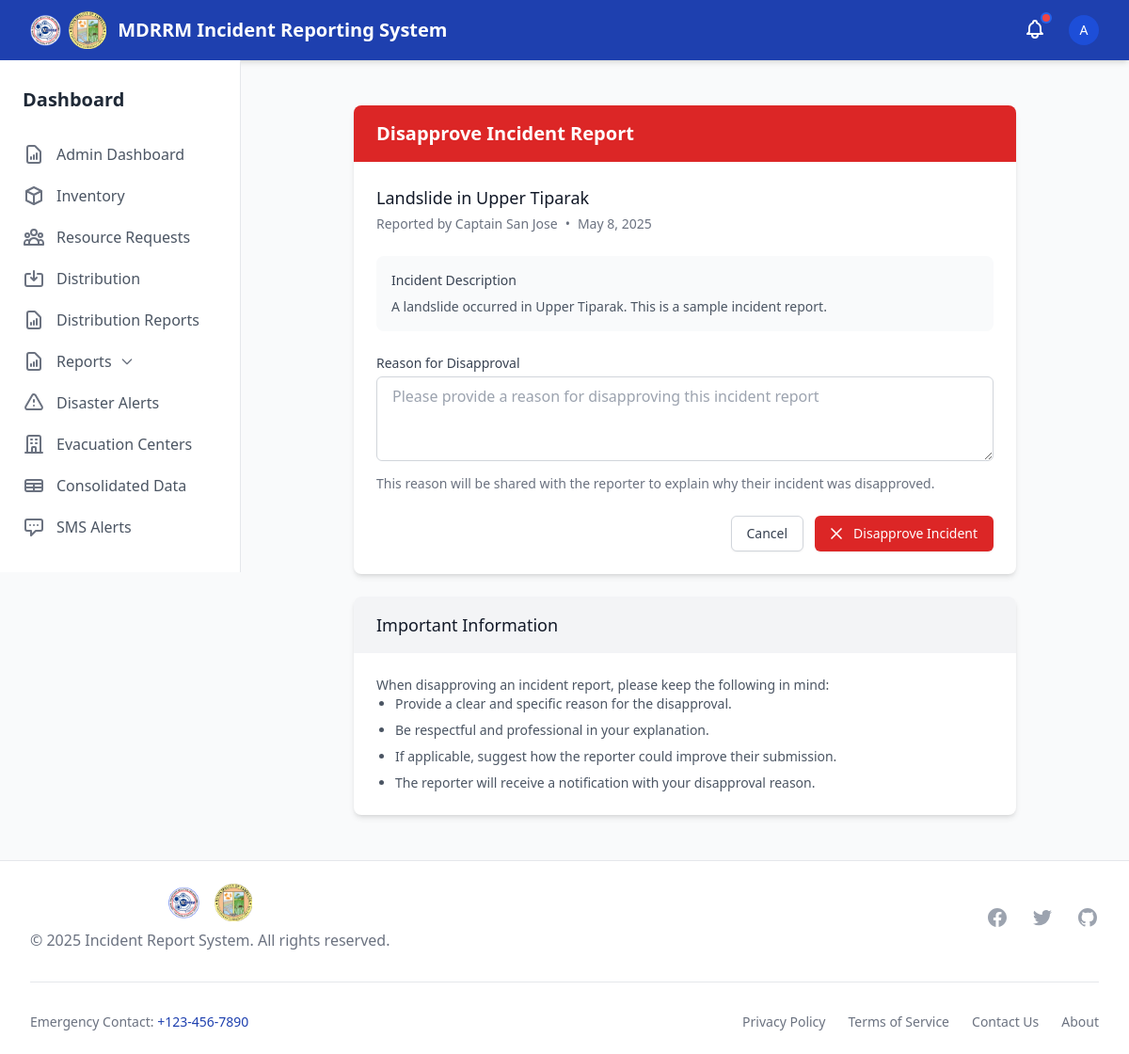
The app's page /deny-incident/54/ (signed in) with its own data.
### disaster_aid/models.py (models this page shows, shortened)
class IncidentReport(models.Model):
    STATUS_CHOICES = (
        ('pending', 'Pending'),
        ('verified', 'Verified'),
        ('denied', 'Denied'),
    )
    reporter = models.ForeignKey(User, on_delete=models.CASCADE)
    title = models.CharField(max_length=255)
    description = models.TextField()
    disaster_type = models.ForeignKey(DisasterType, on_delete=models.SET_NULL, null=True)
    other_disaster_type = models.CharField(max_length=100, blank=True, null=True)
    location = models.CharField(max_length=255, blank=True, null=True)  # Keeping for backward compatibility
    barangay = models.ForeignKey(Barangay, on_delete=models.SET_NULL, null=True, blank=True, related_name='incidents')
    incident_datetime = models.DateTimeField(null=True, blank=True, help_text="When the incident actually occurred")
    date_reported = models.DateTimeField(auto_now_add=True)
    status = models.CharField(max_length=20, choices=STATUS_CHOICES, default='pending')
    is_verified = models.BooleanField(default=False)  # Keeping for backward compatibility
    denial_reason = models.TextField(null=True, blank=True)
    needs_resources = models.BooleanField(default=False)
    photo_1 = models.ImageField(upload_to='incident_photos/', null=True, blank=True)
    photo_2 = models.ImageField(upload_to='incident_photos/', null=True, blank=True)
    photo_3 = models.ImageField(upload_to='incident_photos/', null=True, blank=True)

### disaster_aid/views.py (the view)
# urls.py: path('deny-incident/<int:incident_id>/', deny_incident, name='deny_incident'),
@login_required
def deny_incident(request, incident_id):
    if not request.user.is_staff:
        messages.error(request, "You are not authorized to deny incidents.")
        return redirect('dashboard')
    incident = get_object_or_404(IncidentReport, id=incident_id)
    if incident.status == 'verified':
        messages.error(request, "Cannot deny an incident that has already been verified.")
        return redirect('incident_detail', incident_id=incident.id)
    if request.method == 'POST':
        form = DenyIncidentForm(request.POST)
        if form.is_valid():
            denial_reason = form.cleaned_data['denial_reason']
            incident.deny(denial_reason)
            UserNotification.objects.create(
                user=incident.reporter,
                notification_type='incident_denied',
                title='Incident Denied',
                message=f'Your incident report "{incident.title}" has been denied. Reason: {denial_reason}',
                incident=incident
            )
            messages.success(request, f"Incident '{incident.title}' has been denied.")
            return redirect('admin_dashboard')
    else:
        form = DenyIncidentForm()
    context = {
        'incident': incident,
        'form': form,
    }
    return render(request, 'incidents/deny_incident.html', context)

### disaster_aid/forms.py
class DenyIncidentForm(forms.Form):
    denial_reason = forms.CharField(
        widget=forms.Textarea(
            attrs={
                'class': INPUT_CLASSES,
                'placeholder': 'Please provide a reason for disapproving this incident report',
                'rows': 3,
            }
        ),
        required=True,
        help_text='This reason will be shared with the reporter to explain why their incident was disapproved.'
    )

### templates/incidents/deny_incident.html (shortened to what this page needs)
{% extends 'base.html' %}
{% block content %}
<div class="py-6">
    <div class="max-w-3xl mx-auto px-4 sm:px-6 lg:px-8">
        <div class="bg-white shadow-md rounded-lg overflow-hidden">
            <div class="px-6 py-4 bg-red-600 text-white">
                <h2 class="text-xl font-bold">Disapprove Incident Report</h2>
            </div>
            <div class="p-6">
                <div class="mb-6">
                    <h3 class="text-lg font-medium text-gray-900">{{ incident.title }}</h3>
                    <div class="mt-1 flex items-center text-sm text-gray-500">
                        <span>Reported by {{ incident.reporter.get_full_name|default:incident.reporter.username }}</span>
                        <span class="mx-2">•</span>
                        <span>{{ incident.date_reported|date:"F j, Y" }}</span>
                    </div>
                </div>
                <div class="mb-6 p-4 bg-gray-50 rounded-lg">
                    <h4 class="text-sm font-medium text-gray-700 mb-2">Incident Description</h4>
                    <p class="text-sm text-gray-600">{{ incident.description }}</p>
                </div>
                <form method="POST" action="{% url 'deny_incident' incident.id %}">
                    <div class="mb-6">
                        <label for="{{ form.denial_reason.id_for_label }}" class="block text-sm font-medium text-gray-700">
                            Reason for Disapproval
                        </label>
                        <div class="mt-1">
                            {{ form.denial_reason }}
                        </div>
                        {% if form.denial_reason.help_text %}
                        <p class="mt-2 text-sm text-gray-500">{{ form.denial_reason.help_text }}</p>
                        {% endif %}
                    </div>
                    <div class="flex justify-end space-x-3">
                        <a href="{% url 'incident_detail' incident.id %}" class="inline-flex items-center px-4 py-2 border border-gray-300 shadow-sm text-sm font-medium rounded-md text-gray-700 bg-white hover:bg-gray-50 focus:outline-none focus:ring-2 focus:ring-offset-2 focus:ring-primary">
                            Cancel
                        </a>
                        <button type="submit" class="inline-flex items-center px-4 py-2 border border-transparent shadow-sm text-sm font-medium rounded-md text-white bg-red-600 hover:bg-red-700 focus:outline-none focus:ring-2 focus:ring-offset-2 focus:ring-red-500">
                            <svg class="mr-2 -ml-1 h-5 w-5" xmlns="http://www.w3.org/2000/svg" fill="none" viewBox="0 0 24 24" stroke="currentColor">
                                <path stroke-linecap="round" stroke-linejoin="round" stroke-width="2" d="M6 18L18 6M6 6l12 12" />
                            </svg>
                            Disapprove Incident
                        </button>
                    </div>
                </form>
            </div>
        </div>
        <div class="mt-6 bg-white shadow-md rounded-lg overflow-hidden">
            <div class="px-6 py-4 bg-gray-100">
                <h3 class="text-lg font-medium text-gray-900">Important Information</h3>
            </div>
            <div class="p-6">
                <div class="prose max-w-none">
                    <p class="text-sm text-gray-600">When disapproving an incident report, please keep the following in mind:</p>
                    <ul class="list-disc pl-5 space-y-2 text-sm text-gray-600">
                        <li>Provide a clear and specific reason for the disapproval.</li>
                        <li>Be respectful and professional in your explanation.</li>
                        <li>If applicable, suggest how the reporter could improve their submission.</li>
                        <li>The reporter will receive a notification with your disapproval reason.</li>
                    </ul>
                </div>
            </div>
        </div>
    </div>
</div>
{% endblock %}

### templates/components/navbar.html (shortened to what this page needs)
<nav class="bg-primary text-white shadow-md" x-data="{ mobileMenuOpen: false }">
    <div class="max-w-7xl mx-auto px-4 sm:px-6 lg:px-8">
        <div class="flex justify-between h-16">
            <div class="flex">
                <div class="flex-shrink-0 flex items-center space-x-3">
                    <div class="flex items-center space-x-2">
                        <img src="/static/logo/mdrrmc_logo.png" alt="MDRRMC Logo" class="h-10 w-auto">
                        <img src="/static/logo/lgu_logo.png" alt="LGU Logo" class="h-10 w-auto">
                    </div>
                    <a href="{% url 'home' %}" class="font-bold text-xl">MDRRM Incident Reporting System</a>
                </div>
            </div>
            <div class="flex items-center">
                {% include 'components/notifications.html' %}
                {% if user.is_authenticated %}
                <div class="ml-3 relative" x-data="{ open: false }">
                    <div class="flex items-center">
                        <button @click="open = !open" class="flex text-sm rounded-full focus:outline-none focus:ring-2 focus:ring-offset-2 focus:ring-offset-blue-800 focus:ring-white">
                            {% if user.reporterprofile.profile_image %}
                            <img class="h-8 w-8 rounded-full object-cover" src="{{ user.reporterprofile.profile_image.url }}" alt="{{ user.username }}">
                            {% else %}
                            <div class="h-8 w-8 rounded-full bg-blue-700 flex items-center justify-center">
                                <span class="text-sm font-medium">{{ user.username|first|upper }}</span>
                            </div>
                            {% endif %}
                        </button>
                    </div>
                </div>
                {% endif %}
            </div>
        </div>
    </div>
</nav>

### records on screen
IncidentReport: title "Landslide in Upper Tiparak", reporter.get_full_name "Captain San Jose", date_reported "May 8, 2025", description "A landslide occurred in Upper Tiparak. This is a sample incident report."

### other values on screen
{{ user.username|first|upper }} "A"
